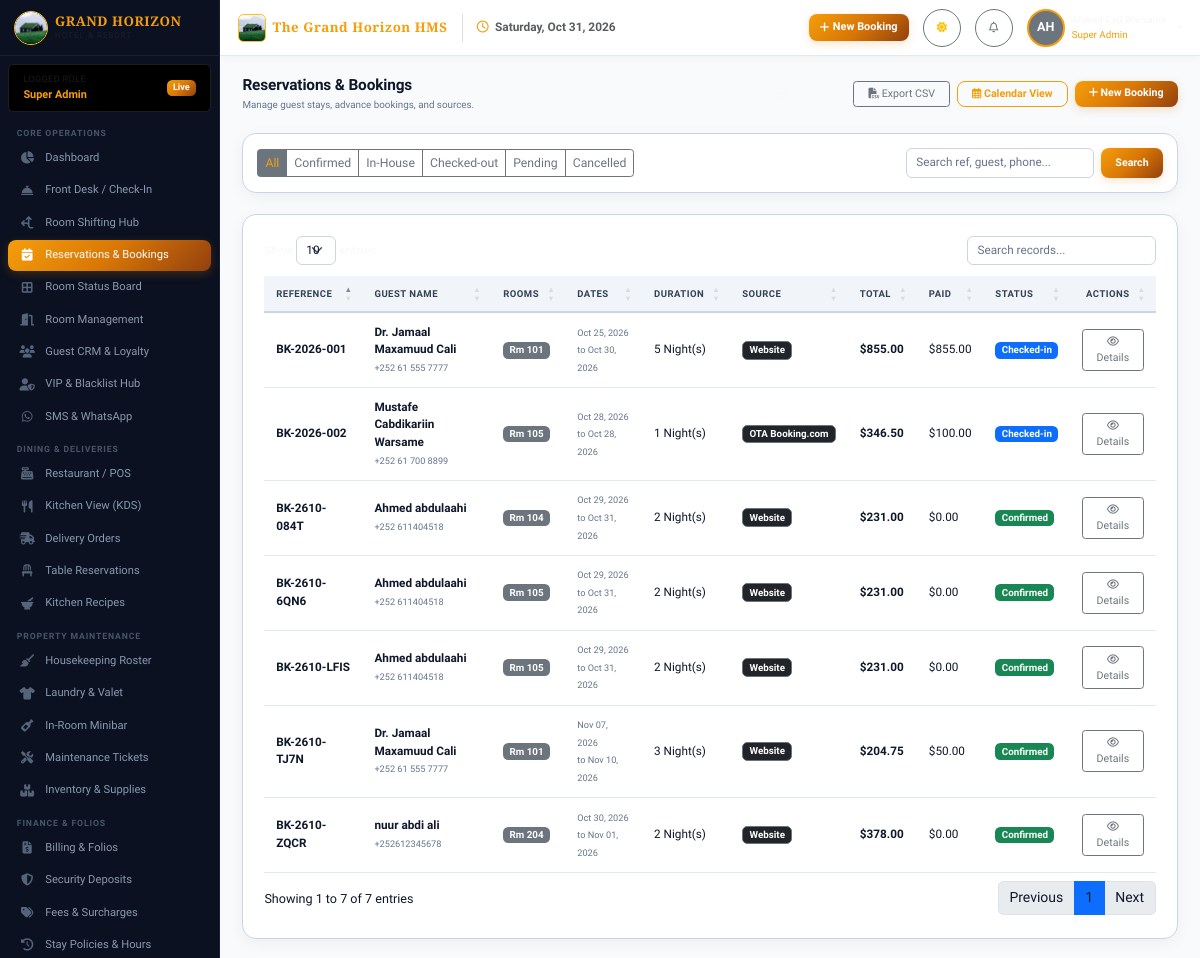
The app's page /bookings/ (signed in), older data.
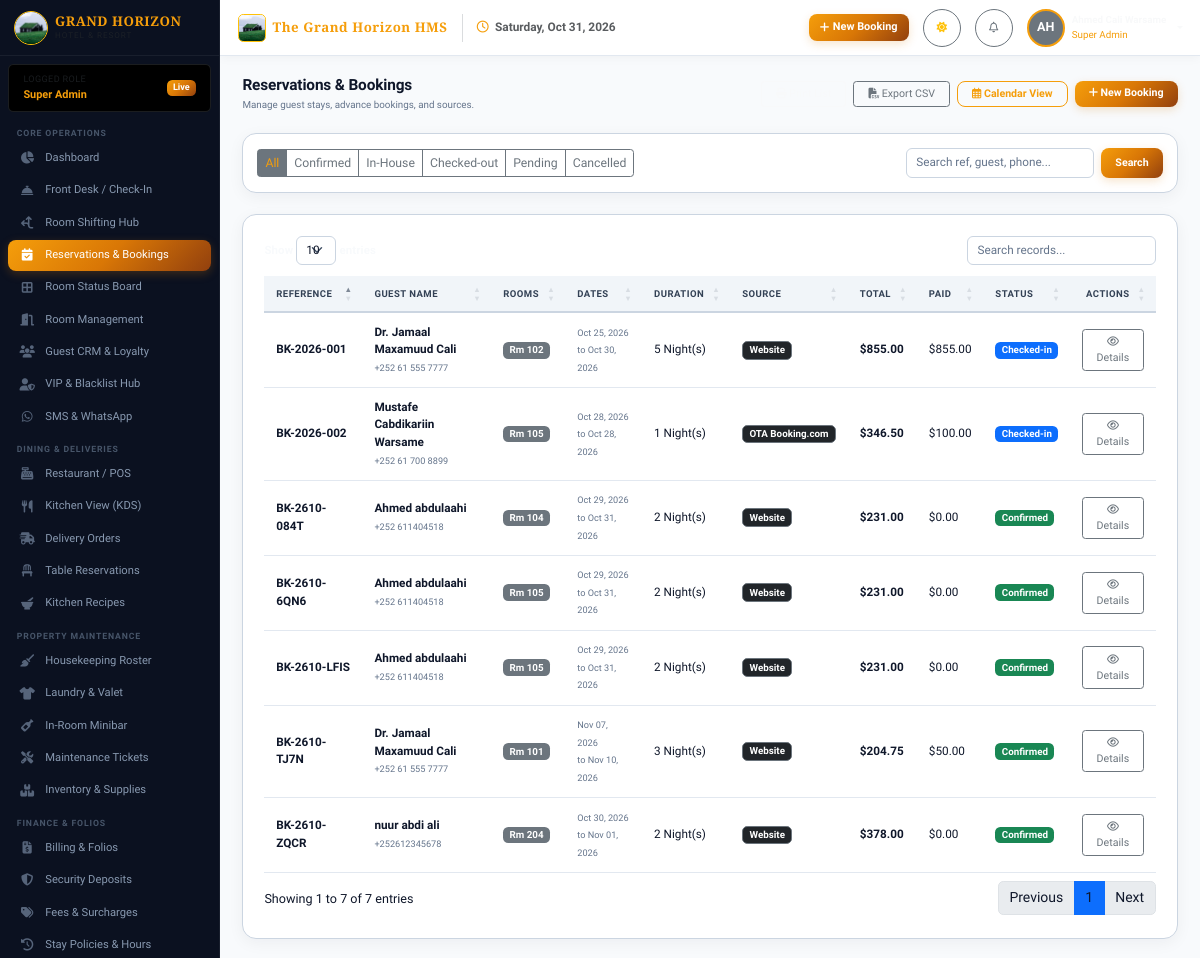
The same page, newer data.
### app/models/booking.py (models this page shows)
class BookingRoom(db.Model):
    __tablename__ = 'booking_rooms'
    id = db.Column(db.Integer, primary_key=True)
    booking_id = db.Column(db.Integer, db.ForeignKey('bookings.id', ondelete='CASCADE'), nullable=False)
    room_id = db.Column(db.Integer, db.ForeignKey('rooms.id'), nullable=False)
    price_per_night = db.Column(db.Float, nullable=False)
    nights = db.Column(db.Integer, default=1)
    subtotal = db.Column(db.Float, nullable=False)
    booking = db.relationship('Booking', back_populates='booking_rooms')
    room = db.relationship('Room', back_populates='booking_rooms')

### app/models/room.py (models this page shows, shortened)
class Room(db.Model):
    __tablename__ = 'rooms'
    id = db.Column(db.Integer, primary_key=True)
    room_number = db.Column(db.String(20), unique=True, nullable=False)
    floor = db.Column(db.Integer, nullable=False, default=1)
    room_type_id = db.Column(db.Integer, db.ForeignKey('room_types.id'), nullable=False)
    status = db.Column(db.String(30), default='Available')
    clean_status = db.Column(db.String(30), default='Clean')
    key_card_code = db.Column(db.String(50), nullable=True)
    is_smoking = db.Column(db.Boolean, default=False)
    image = db.Column(db.String(255), nullable=True)
    notes = db.Column(db.Text, nullable=True)
    created_at = db.Column(db.DateTime, default=datetime.utcnow)
    updated_at = db.Column(db.DateTime, default=datetime.utcnow, onupdate=datetime.utcnow)
    room_type = db.relationship('RoomType', back_populates='rooms')
    booking_rooms = db.relationship('BookingRoom', back_populates='room', lazy=True)
    housekeeping_tasks = db.relationship('HousekeepingTask', back_populates='room', lazy=True)
    maintenance_tickets = db.relationship('MaintenanceTicket', back_populates='room', lazy=True)

### app/routes/bookings.py (the view, shortened to what this page needs)
@bookings_bp.route('/')
@login_required
@role_required('Super Admin', 'Manager', 'Receptionist', 'Accountant')
def index():
    status = request.args.get('status')
    search_q = request.args.get('q', '').strip()
    query = Booking.query.join(Guest)
    if status:
        query = query.filter(Booking.status == status)
    bookings = query.order_by(Booking.created_at.desc()).all()
    return render_template('bookings/index.html', bookings=bookings, selected_status=status, search_q=search_q)

### app/models/booking.py (called while the page is built)
    @property
    def nights_count(self):
        if self.check_in_date and self.check_out_date:
            delta = (self.check_out_date - self.check_in_date).days
            return max(delta, 1)
        return 1

    @property
    def status_badge(self):
        badges = {
            'Confirmed': 'badge bg-success',
            'Checked-in': 'badge bg-primary',
            'Checked-out': 'badge bg-secondary',
            'Pending': 'badge bg-warning text-dark',
            'Cancelled': 'badge bg-danger',
            'No-show': 'badge bg-dark'
        }
        return badges.get(self.status, 'badge bg-info')

### app/models/guest.py (called while the page is built)
    @property
    def full_name(self):
        return f"{self.first_name} {self.last_name}"

### app/models/misc.py (called while the page is built)
    @classmethod
    def get_value(cls, key, default=None):
        setting = cls.query.filter_by(setting_key=key).first()
        return setting.setting_value if setting else default

### app/models/user.py (called while the page is built)
@login_manager.user_loader
def load_user(user_id):
    return User.query.get(int(user_id))

    def has_role(self, *role_names):
        if not self.role:
            return False
        return self.role.name in role_names or self.role.name == 'Super Admin'

### app/templates/bookings/index.html (shortened to what the changed rows need)
{% extends "base.html" %}
{% block content %}
<div class="d-flex justify-content-between align-items-center mb-4">
    <div>
        <h2 class="h3 fw-bold mb-1">Reservations & Bookings</h2>
    </div>
</div>
<div class="card-luxury p-4">
    <div class="table-responsive">
        <table class="table-luxury datatable">
            <thead>
                <tr>
                    <th>Reference</th>
                    <th>Guest Name</th>
                    <th>Rooms</th>
                    <th>Dates</th>
                    <th>Duration</th>
                    <th>Source</th>
                    <th>Total</th>
                    <th>Paid</th>
                    <th>Status</th>
                    <th class="text-end">Actions</th>
                </tr>
            </thead>
            <tbody>
                {% for b in bookings %}
                <tr>
                    <td class="fw-bold text-gold">{{ b.booking_reference }}</td>
                    <td>
                        <div class="fw-semibold">{{ b.guest.full_name if b.guest else 'Guest' }}</div>
                        <small class="text-muted">{{ b.guest.phone if b.guest else '' }}</small>
                    </td>
                    <td>
                        {% for br in b.booking_rooms %}
                        <span class="badge bg-secondary me-1">Rm {{ br.room.room_number }}</span>
                        {% endfor %}
                    </td>
                    <td>
                        <small>
                            {{ b.check_in_date.strftime('%b %d, %Y') }}<br>
                            <span class="text-muted">to {{ b.check_out_date.strftime('%b %d, %Y') }}</span>
                        </small>
                    </td>
                    <td>{{ b.nights_count }} Night(s)</td>
                    <td><span class="badge bg-dark border border-secondary">{{ b.booking_source }}</span></td>
                    <td class="fw-bold">${{ "{:,.2f}".format(b.total_amount) }}</td>
                    <td class="text-success">${{ "{:,.2f}".format(b.paid_amount) }}</td>
                    <td><span class="{{ b.status_badge }}">{{ b.status }}</span></td>
                    <td class="text-end">
                        <a href="{{ url_for('bookings.show', booking_id=b.id) }}" class="btn btn-sm btn-outline-secondary">
                            <i class="fa-regular fa-eye"></i> Details
                        </a>
                    </td>
                </tr>
                {% endfor %}
            </tbody>
        </table>
    </div>
</div>
{% endblock %}

Row changes from the older to the newer data that the page shows:
changed BookingRoom (number 7 of 7 on the later page): room.room_number "101" → "102"
